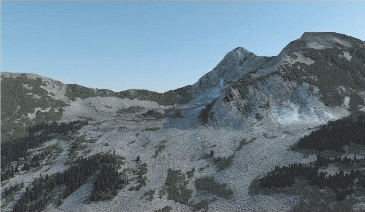
#> input picture FigSource.png, 365 x 212 px
$ python reinhardsColorTransfer.py
#> lines starting #> are read from the running program, lines starting #| are printed output that depends on the picture
#> further down, input_img is the input picture: shape (212, 365, 3); mean B, G, R 136.4, 124.8, 105.9
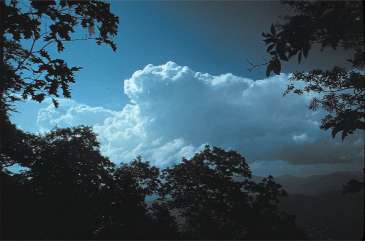
#> input picture FigTarget.png, 365 x 241 px
#> further down, target_img is the input picture: shape (241, 365, 3); mean B, G, R 94, 80.5, 55.2
import cv2
import numpy as np

def color_transfer_reinhard(input_bgr, target_bgr):
    # 1) BGR → Lab (keine Normalisierung vorher!)
    input_lab = cv2.cvtColor(input_bgr, cv2.COLOR_BGR2Lab).astype(np.float32)
    target_lab = cv2.cvtColor(target_bgr, cv2.COLOR_BGR2Lab).astype(np.float32)

    result_lab = np.zeros_like(input_lab)

    for i in range(3):
        input_chan = input_lab[:, :, i]
        target_chan = target_lab[:, :, i]

        input_mean, input_std = cv2.meanStdDev(input_chan)
        target_mean, target_std = cv2.meanStdDev(target_chan)

        # Normalisieren
        normalized = (input_chan - input_mean[0][0]) / (input_std[0][0] + 1e-8)

        # Auf Ziel-Statistik skalieren
        scaled = normalized * target_std[0][0] + target_mean[0][0]

        result_lab[:, :, i] = scaled
#> this loop made 3 passes
#> (input_mean, input_std, target_mean, target_std) on passes 1 to 3: ([129], [50.22], [80.57], [59.1]), ([124.2], [2.3], [123.4], [4.52]), ([119.9], [8.01], [118], [9.75])
#> pass 1, in color_transfer_reinhard, `target_chan = target_lab[:, :, i]`:
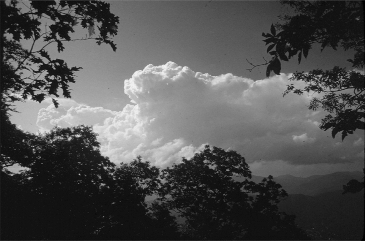
#> target_chan: shape (241, 365) float32; min 0, max 241, mean 80.6
#> pass 1, in color_transfer_reinhard, `normalized = (input_chan - input_mean[0][0]) / (input_std[0][0] + 1e-8)`:
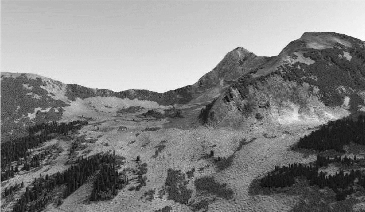
#> normalized: shape (212, 365) float32; min -2.03, max 1.91, mean -1.17e-07; drawn with min black and max white
#> after the loop:
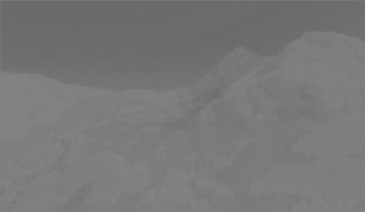
#> input_chan: shape (212, 365) float32; min 105, max 132, mean 119.9
#> after the loop:
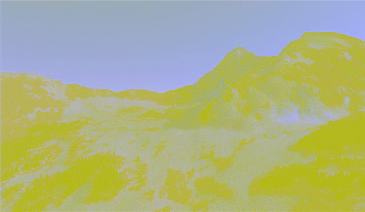
#> result_lab: shape (212, 365, 3) float32; mean B, G, R 80.6, 123.4, 118; drawn with min black and max white
#> after the loop:
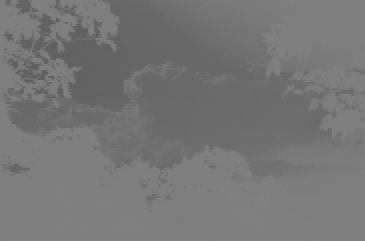
#> target_chan: shape (241, 365) float32; min 94, max 130, mean 118

    # Ergebnis clippen und in uint8 umwandeln
    result_lab = np.clip(result_lab, 0, 255).astype(np.uint8)

    # Zurück in BGR
    result_bgr = cv2.cvtColor(result_lab, cv2.COLOR_Lab2BGR)
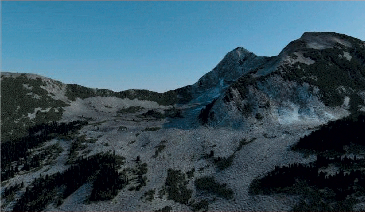
#> result_bgr: shape (212, 365, 3); mean B, G, R 94.6, 80.4, 52.9

    return result_bgr

# Beispielaufruf
input_img = cv2.imread("FigSource.png")
target_img = cv2.imread("FigTarget.png")

result = color_transfer_reinhard(input_img, target_img)

cv2.imshow("Input", input_img)
cv2.imshow("Target", target_img)
cv2.imshow("Farbtransfer Ergebnis", result)
cv2.waitKey(0)
cv2.destroyAllWindows()
